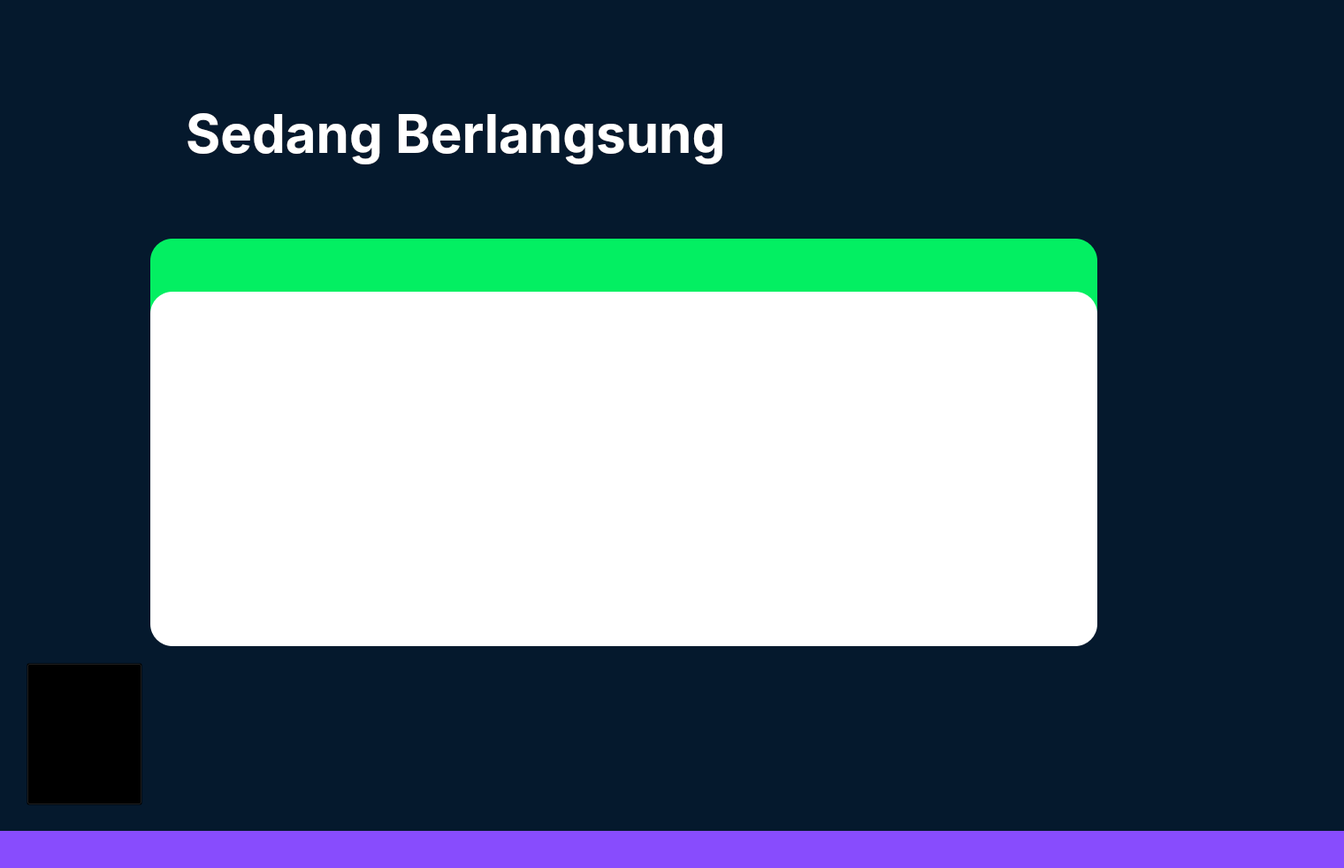
<?xml version="1.0" encoding="UTF-8"?>
<ui version="4.0">
 <class>pilihDaerah</class>
 <widget class="QDialog" name="pilihDaerah">
  <property name="geometry">
   <rect>
    <x>0</x>
    <y>0</y>
    <width>1520</width>
    <height>982</height>
   </rect>
  </property>
  <property name="palette">
   <palette>
    <active>
     <colorrole role="Base">
      <brush brushstyle="SolidPattern">
       <color alpha="255">
        <red>255</red>
        <green>255</green>
        <blue>255</blue>
       </color>
      </brush>
     </colorrole>
     <colorrole role="Window">
      <brush brushstyle="SolidPattern">
       <color alpha="255">
        <red>5</red>
        <green>25</green>
        <blue>45</blue>
       </color>
      </brush>
     </colorrole>
    </active>
    <inactive>
     <colorrole role="Base">
      <brush brushstyle="SolidPattern">
       <color alpha="255">
        <red>255</red>
        <green>255</green>
        <blue>255</blue>
       </color>
      </brush>
     </colorrole>
     <colorrole role="Window">
      <brush brushstyle="SolidPattern">
       <color alpha="255">
        <red>5</red>
        <green>25</green>
        <blue>45</blue>
       </color>
      </brush>
     </colorrole>
    </inactive>
    <disabled>
     <colorrole role="Base">
      <brush brushstyle="SolidPattern">
       <color alpha="255">
        <red>5</red>
        <green>25</green>
        <blue>45</blue>
       </color>
      </brush>
     </colorrole>
     <colorrole role="Window">
      <brush brushstyle="SolidPattern">
       <color alpha="255">
        <red>5</red>
        <green>25</green>
        <blue>45</blue>
       </color>
      </brush>
     </colorrole>
    </disabled>
   </palette>
  </property>
  <property name="windowTitle">
   <string>Dialog</string>
  </property>
  <property name="autoFillBackground">
   <bool>false</bool>
  </property>
  <widget class="QLabel" name="label">
   <property name="geometry">
    <rect>
     <x>-140</x>
     <y>940</y>
     <width>1700</width>
     <height>100</height>
    </rect>
   </property>
   <property name="palette">
    <palette>
     <active>
      <colorrole role="Button">
       <brush brushstyle="SolidPattern">
        <color alpha="255">
         <red>136</red>
         <green>76</green>
         <blue>253</blue>
        </color>
       </brush>
      </colorrole>
      <colorrole role="Base">
       <brush brushstyle="SolidPattern">
        <color alpha="255">
         <red>136</red>
         <green>76</green>
         <blue>253</blue>
        </color>
       </brush>
      </colorrole>
      <colorrole role="Window">
       <brush brushstyle="SolidPattern">
        <color alpha="255">
         <red>136</red>
         <green>76</green>
         <blue>253</blue>
        </color>
       </brush>
      </colorrole>
     </active>
     <inactive>
      <colorrole role="Button">
       <brush brushstyle="SolidPattern">
        <color alpha="255">
         <red>136</red>
         <green>76</green>
         <blue>253</blue>
        </color>
       </brush>
      </colorrole>
      <colorrole role="Base">
       <brush brushstyle="SolidPattern">
        <color alpha="255">
         <red>136</red>
         <green>76</green>
         <blue>253</blue>
        </color>
       </brush>
      </colorrole>
      <colorrole role="Window">
       <brush brushstyle="SolidPattern">
        <color alpha="255">
         <red>136</red>
         <green>76</green>
         <blue>253</blue>
        </color>
       </brush>
      </colorrole>
     </inactive>
     <disabled>
      <colorrole role="Button">
       <brush brushstyle="SolidPattern">
        <color alpha="255">
         <red>136</red>
         <green>76</green>
         <blue>253</blue>
        </color>
       </brush>
      </colorrole>
      <colorrole role="Base">
       <brush brushstyle="SolidPattern">
        <color alpha="255">
         <red>136</red>
         <green>76</green>
         <blue>253</blue>
        </color>
       </brush>
      </colorrole>
      <colorrole role="Window">
       <brush brushstyle="SolidPattern">
        <color alpha="255">
         <red>136</red>
         <green>76</green>
         <blue>253</blue>
        </color>
       </brush>
      </colorrole>
     </disabled>
    </palette>
   </property>
   <property name="styleSheet">
    <string notr="true">background-color: rgb(136,76,253);</string>
   </property>
   <property name="text">
    <string/>
   </property>
  </widget>
  <widget class="QLabel" name="label_2">
   <property name="geometry">
    <rect>
     <x>50</x>
     <y>70</y>
     <width>141</width>
     <height>141</height>
    </rect>
   </property>
   <property name="styleSheet">
    <string notr="true">background-image:url(:/img/logo/logo.png);
background-repeat: none;</string>
   </property>
   <property name="text">
    <string/>
   </property>
  </widget>
  <widget class="QLabel" name="label_3">
   <property name="geometry">
    <rect>
     <x>210</x>
     <y>90</y>
     <width>801</width>
     <height>121</height>
    </rect>
   </property>
   <property name="font">
    <font>
     <family>Inter</family>
     <pointsize>45</pointsize>
     <weight>75</weight>
     <bold>true</bold>
    </font>
   </property>
   <property name="styleSheet">
    <string notr="true">color: white
</string>
   </property>
   <property name="text">
    <string>Sedang Berlangsung</string>
   </property>
  </widget>
  <widget class="QToolButton" name="back_button">
   <property name="geometry">
    <rect>
     <x>30</x>
     <y>750</y>
     <width>131</width>
     <height>161</height>
    </rect>
   </property>
   <property name="styleSheet">
    <string notr="true">background-image:url(:/img/pilihDaerah/back.png);
background-repeat : none;
background-color : transparent;</string>
   </property>
   <property name="text">
    <string/>
   </property>
  </widget>
  <widget class="QLabel" name="label_5">
   <property name="geometry">
    <rect>
     <x>170</x>
     <y>330</y>
     <width>1071</width>
     <height>401</height>
    </rect>
   </property>
   <property name="palette">
    <palette>
     <active>
      <colorrole role="Button">
       <brush brushstyle="SolidPattern">
        <color alpha="255">
         <red>255</red>
         <green>255</green>
         <blue>255</blue>
        </color>
       </brush>
      </colorrole>
      <colorrole role="Base">
       <brush brushstyle="SolidPattern">
        <color alpha="255">
         <red>255</red>
         <green>255</green>
         <blue>255</blue>
        </color>
       </brush>
      </colorrole>
      <colorrole role="Window">
       <brush brushstyle="SolidPattern">
        <color alpha="255">
         <red>255</red>
         <green>255</green>
         <blue>255</blue>
        </color>
       </brush>
      </colorrole>
     </active>
     <inactive>
      <colorrole role="Button">
       <brush brushstyle="SolidPattern">
        <color alpha="255">
         <red>255</red>
         <green>255</green>
         <blue>255</blue>
        </color>
       </brush>
      </colorrole>
      <colorrole role="Base">
       <brush brushstyle="SolidPattern">
        <color alpha="255">
         <red>255</red>
         <green>255</green>
         <blue>255</blue>
        </color>
       </brush>
      </colorrole>
      <colorrole role="Window">
       <brush brushstyle="SolidPattern">
        <color alpha="255">
         <red>255</red>
         <green>255</green>
         <blue>255</blue>
        </color>
       </brush>
      </colorrole>
     </inactive>
     <disabled>
      <colorrole role="Button">
       <brush brushstyle="SolidPattern">
        <color alpha="255">
         <red>255</red>
         <green>255</green>
         <blue>255</blue>
        </color>
       </brush>
      </colorrole>
      <colorrole role="Base">
       <brush brushstyle="SolidPattern">
        <color alpha="255">
         <red>255</red>
         <green>255</green>
         <blue>255</blue>
        </color>
       </brush>
      </colorrole>
      <colorrole role="Window">
       <brush brushstyle="SolidPattern">
        <color alpha="255">
         <red>255</red>
         <green>255</green>
         <blue>255</blue>
        </color>
       </brush>
      </colorrole>
     </disabled>
    </palette>
   </property>
   <property name="styleSheet">
    <string notr="true">background-color: rgb(255,255, 255);
border-radius : 25%;</string>
   </property>
   <property name="text">
    <string/>
   </property>
  </widget>
  <widget class="QLabel" name="label_6">
   <property name="geometry">
    <rect>
     <x>170</x>
     <y>270</y>
     <width>1071</width>
     <height>111</height>
    </rect>
   </property>
   <property name="palette">
    <palette>
     <active>
      <colorrole role="Button">
       <brush brushstyle="SolidPattern">
        <color alpha="255">
         <red>3</red>
         <green>239</green>
         <blue>98</blue>
        </color>
       </brush>
      </colorrole>
      <colorrole role="Base">
       <brush brushstyle="SolidPattern">
        <color alpha="255">
         <red>3</red>
         <green>239</green>
         <blue>98</blue>
        </color>
       </brush>
      </colorrole>
      <colorrole role="Window">
       <brush brushstyle="SolidPattern">
        <color alpha="255">
         <red>3</red>
         <green>239</green>
         <blue>98</blue>
        </color>
       </brush>
      </colorrole>
     </active>
     <inactive>
      <colorrole role="Button">
       <brush brushstyle="SolidPattern">
        <color alpha="255">
         <red>3</red>
         <green>239</green>
         <blue>98</blue>
        </color>
       </brush>
      </colorrole>
      <colorrole role="Base">
       <brush brushstyle="SolidPattern">
        <color alpha="255">
         <red>3</red>
         <green>239</green>
         <blue>98</blue>
        </color>
       </brush>
      </colorrole>
      <colorrole role="Window">
       <brush brushstyle="SolidPattern">
        <color alpha="255">
         <red>3</red>
         <green>239</green>
         <blue>98</blue>
        </color>
       </brush>
      </colorrole>
     </inactive>
     <disabled>
      <colorrole role="Button">
       <brush brushstyle="SolidPattern">
        <color alpha="255">
         <red>3</red>
         <green>239</green>
         <blue>98</blue>
        </color>
       </brush>
      </colorrole>
      <colorrole role="Base">
       <brush brushstyle="SolidPattern">
        <color alpha="255">
         <red>3</red>
         <green>239</green>
         <blue>98</blue>
        </color>
       </brush>
      </colorrole>
      <colorrole role="Window">
       <brush brushstyle="SolidPattern">
        <color alpha="255">
         <red>3</red>
         <green>239</green>
         <blue>98</blue>
        </color>
       </brush>
      </colorrole>
     </disabled>
    </palette>
   </property>
   <property name="styleSheet">
    <string notr="true">background-color: rgb(3, 239, 98);
border-radius : 25%;</string>
   </property>
   <property name="text">
    <string/>
   </property>
  </widget>
  <widget class="QLabel" name="label_8">
   <property name="geometry">
    <rect>
     <x>-120</x>
     <y>-30</y>
     <width>1700</width>
     <height>1000</height>
    </rect>
   </property>
   <property name="palette">
    <palette>
     <active>
      <colorrole role="Button">
       <brush brushstyle="SolidPattern">
        <color alpha="255">
         <red>5</red>
         <green>25</green>
         <blue>45</blue>
        </color>
       </brush>
      </colorrole>
      <colorrole role="Base">
       <brush brushstyle="SolidPattern">
        <color alpha="255">
         <red>5</red>
         <green>25</green>
         <blue>45</blue>
        </color>
       </brush>
      </colorrole>
      <colorrole role="Window">
       <brush brushstyle="SolidPattern">
        <color alpha="255">
         <red>5</red>
         <green>25</green>
         <blue>45</blue>
        </color>
       </brush>
      </colorrole>
     </active>
     <inactive>
      <colorrole role="Button">
       <brush brushstyle="SolidPattern">
        <color alpha="255">
         <red>5</red>
         <green>25</green>
         <blue>45</blue>
        </color>
       </brush>
      </colorrole>
      <colorrole role="Base">
       <brush brushstyle="SolidPattern">
        <color alpha="255">
         <red>5</red>
         <green>25</green>
         <blue>45</blue>
        </color>
       </brush>
      </colorrole>
      <colorrole role="Window">
       <brush brushstyle="SolidPattern">
        <color alpha="255">
         <red>5</red>
         <green>25</green>
         <blue>45</blue>
        </color>
       </brush>
      </colorrole>
     </inactive>
     <disabled>
      <colorrole role="Button">
       <brush brushstyle="SolidPattern">
        <color alpha="255">
         <red>5</red>
         <green>25</green>
         <blue>45</blue>
        </color>
       </brush>
      </colorrole>
      <colorrole role="Base">
       <brush brushstyle="SolidPattern">
        <color alpha="255">
         <red>5</red>
         <green>25</green>
         <blue>45</blue>
        </color>
       </brush>
      </colorrole>
      <colorrole role="Window">
       <brush brushstyle="SolidPattern">
        <color alpha="255">
         <red>5</red>
         <green>25</green>
         <blue>45</blue>
        </color>
       </brush>
      </colorrole>
     </disabled>
    </palette>
   </property>
   <property name="styleSheet">
    <string notr="true">background-color: rgb(5,25,45);</string>
   </property>
   <property name="text">
    <string/>
   </property>
  </widget>
  <zorder>label_8</zorder>
  <zorder>label</zorder>
  <zorder>label_2</zorder>
  <zorder>label_3</zorder>
  <zorder>back_button</zorder>
  <zorder>label_6</zorder>
  <zorder>label_5</zorder>
 </widget>
 <resources>
  <include location="image.qrc"/>
 </resources>
 <connections/>
</ui>
